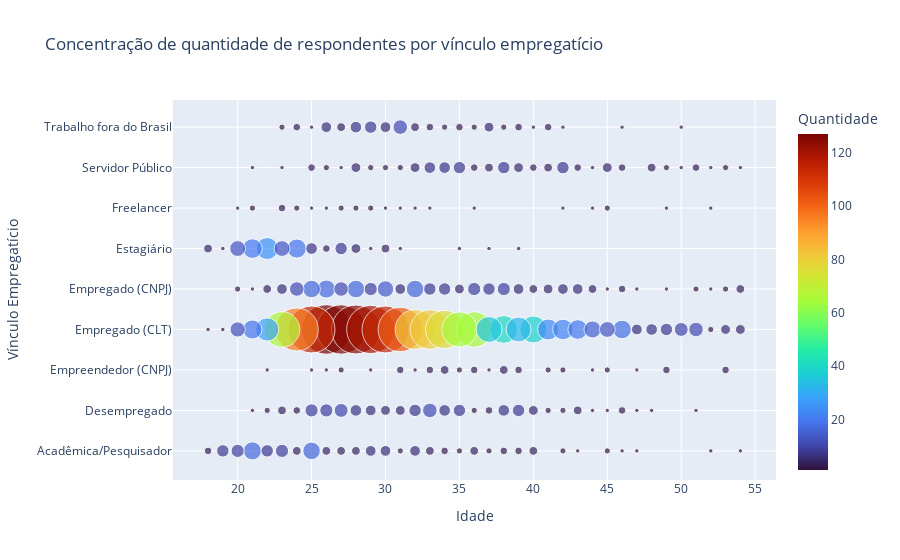

The cell this chart's notebook holds for it:
### Markdown cell above
Essa alta concentração de profissionais CLT fica evidente no gráfico de scatter abaixo.  
Observando o boxplot de idade por vínculo empregatício, temos que todas as categorias apresentam mediana inferior a 40 anos.  
Estagiários são o grupo de profissionais mais jovens.  
Acadêmicos/pesquisadores e desempregados são grupos de faixa etária mais elevada, sendo a mediana dos desempregados a mais alta entre todas as categorias (38 anos).

### Code cell
fig = px.scatter(tamanho, x="('P1_a ', 'Idade')", y="Vínculo Empregatício", color="Tamanho",size="Tamanho",size_max=35,color_continuous_scale= "Turbo",labels={"('P1_a ', 'Idade')":"Idade","Tamanho":"Quantidade"}, title="Concentração de quantidade de respondentes por vínculo empregatício")
fig.show()

### Figure 1 — Plotly figure (JSON) as saved in the notebook; plotly's stock layout.template omitted (floating-point values rounded to 4 significant figures; data arrays with more than 128 entries replaced by an {"elided": "..."} marker saying what was removed)
{"data": [{"hovertemplate": "Idade=%{x}<br>Vínculo Empregatício=%{y}<br>Quantidade=%{marker.color}<extra></extra>", "legendgroup": "", "marker": {"color": {"elided": "239 int values"}, "coloraxis": "coloraxis", "size": {"elided": "239 int values"}, "sizemode": "area", "sizeref": 0.1037, "symbol": "circle"}, "mode": "markers", "name": "", "orientation": "h", "showlegend": false, "type": "scatter", "x": {"elided": "239 int values"}, "xaxis": "x", "y": {"elided": "239 str values"}, "yaxis": "y"}], "layout": {"coloraxis": {"colorbar": {"title": {"text": "Quantidade"}}, "colorscale": [[0, "#30123b"], [0.07143, "#4145ab"], [0.1429, "#4675ed"], [0.2143, "#39a2fc"], [0.2857, "#1bcfd4"], [0.3571, "#24eca6"], [0.4286, "#61fc6c"], [0.5, "#a4fc3b"], [0.5714, "#d1e834"], [0.6429, "#f3c63a"], [0.7143, "#fe9b2d"], [0.7857, "#f36315"], [0.8571, "#d93806"], [0.9286, "#b11901"], [1, "#7a0402"]]}, "legend": {"itemsizing": "constant", "tracegroupgap": 0}, "title": {"text": "Concentração de quantidade de respondentes por vínculo empregatício"}, "xaxis": {"anchor": "y", "domain": [0, 1], "title": {"text": "Idade"}}, "yaxis": {"anchor": "x", "domain": [0, 1], "title": {"text": "Vínculo Empregatício"}}}}
